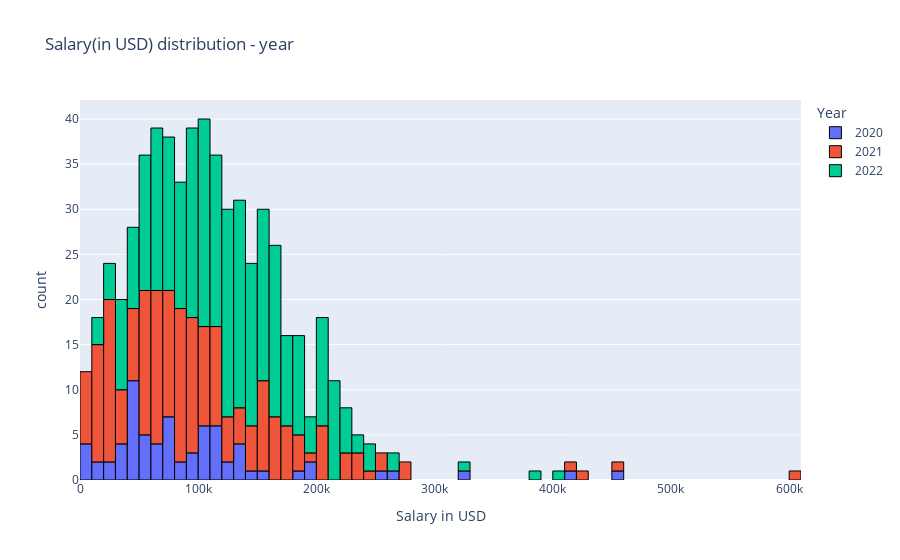

Notebook code cell kept with this figure:
### Code cell
fig = px.histogram(
    data_frame=df,
    x="salary_in_usd",
    color="work_year",
    labels = {"salary_in_usd": "Salary in USD", "work_year": "Year"},
    nbins=60, # 10 width per each bin since range is from 0-600k
    title = "Salary(in USD) distribution - year",
)

for i in range(3):
    fig.data[i].marker.line.width = 1
    fig.data[i].marker.line.color = "black"

fig.show();

### Figure 1 — Plotly figure (JSON) as saved in the notebook; plotly's stock layout.template omitted (floating-point values rounded to 4 significant figures; data arrays with more than 128 entries replaced by an {"elided": "..."} marker saying what was removed)
{"data": [{"alignmentgroup": "True", "bingroup": "x", "hovertemplate": "Year=2020<br>Salary in USD=%{x}<br>count=%{y}<extra></extra>", "legendgroup": "2020", "marker": {"color": "#636efa", "line": {"color": "black", "width": 1}, "pattern": {"shape": ""}}, "name": "2020", "nbinsx": 60, "offsetgroup": "2020", "orientation": "v", "showlegend": true, "type": "histogram", "x": [79833, 260000, 109024, 20000, 150000, 72000, 190000, 35735, 135000, 125000, 51321, 40481, 39916, 87000, 85000, 8000, 41689, 114047, 5707, 56000, 43331, 6072, 47899, 98000, 115000, 325000, 42000, 33511, 100000, 117104, 59303, 70000, 68428, 450000, 46759, 74130, 103000, 250000, 10000, 138000, 45760, 79833, 50180, 106000, 112872, 15966, 76958, 188000, 105000, 70139, 6072, 91000, 45896, 54742, 60000, 148261, 38776, 118000, 120000, 138350, 110000, 130800, 21669, 412000, 45618, 62726, 49268, 190200, 105000, 91237, 62726, 42197], "xaxis": "x", "yaxis": "y"}, {"alignmentgroup": "True", "bingroup": "x", "hovertemplate": "Year=2021<br>Salary in USD=%{x}<br>count=%{y}<extra></extra>", "legendgroup": "2021", "marker": {"color": "#EF553B", "line": {"color": "black", "width": 1}, "pattern": {"shape": ""}}, "name": "2021", "nbinsx": 60, "offsetgroup": "2021", "orientation": "v", "showlegend": true, "type": "histogram", "x": {"elided": "217 int values"}, "xaxis": "x", "yaxis": "y"}, {"alignmentgroup": "True", "bingroup": "x", "hovertemplate": "Year=2022<br>Salary in USD=%{x}<br>count=%{y}<extra></extra>", "legendgroup": "2022", "marker": {"color": "#00cc96", "line": {"color": "black", "width": 1}, "pattern": {"shape": ""}}, "name": "2022", "nbinsx": 60, "offsetgroup": "2022", "orientation": "v", "showlegend": true, "type": "histogram", "x": {"elided": "318 int values"}, "xaxis": "x", "yaxis": "y"}], "layout": {"barmode": "relative", "legend": {"title": {"text": "Year"}, "tracegroupgap": 0}, "title": {"text": "Salary(in USD) distribution - year"}, "xaxis": {"anchor": "y", "domain": [0, 1], "title": {"text": "Salary in USD"}}, "yaxis": {"anchor": "x", "domain": [0, 1], "title": {"text": "count"}}}}
